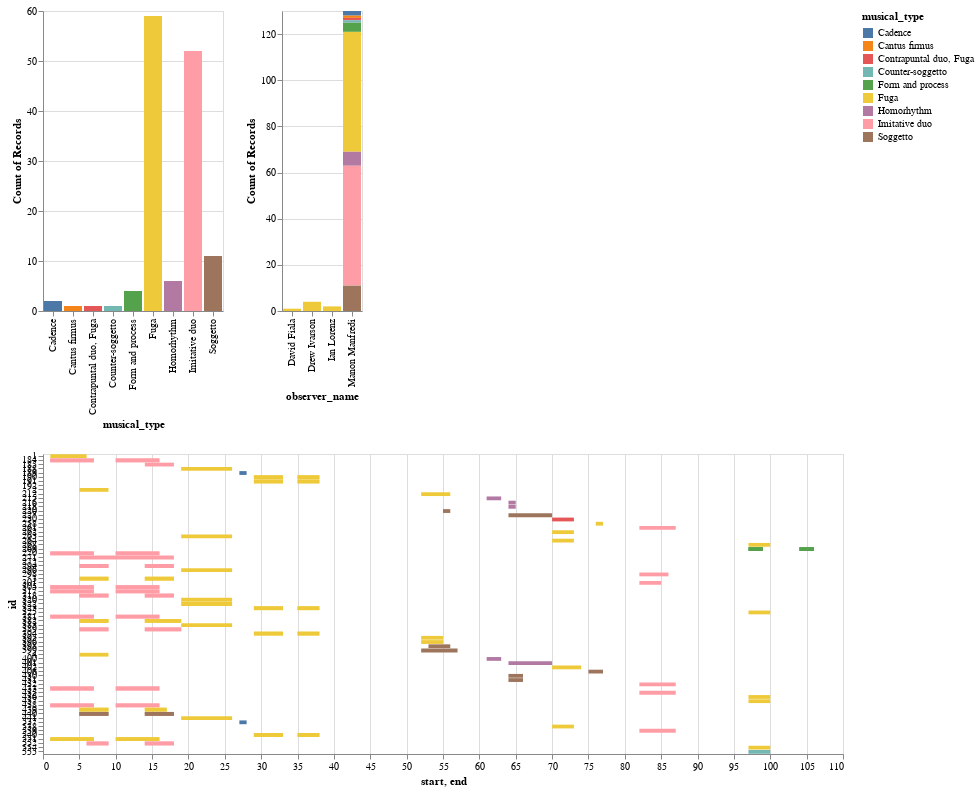

The notebook cell saved with this chart:
### Code cell
viz.plot_relationship_heatmap(df_relationships_0011, 'model_observation.ema', category1='musical_type', category0='observer.name', option=1, heat_map_width=800,
                              heat_map_height=300)[0]

### Figure 1 — Vega-Lite specification as saved in the notebook (floating-point values rounded to 4 significant figures; data arrays with more than 128 entries replaced by an {"elided": "..."} marker saying what was removed)
{"config": {"view": {"continuousWidth": 400, "continuousHeight": 300}}, "vconcat": [{"hconcat": [{"mark": "bar", "encoding": {"color": {"type": "nominal", "field": "musical_type"}, "opacity": {"condition": {"value": 1, "selection": {"or": ["selector001", "selector002"]}}, "value": 0.2}, "x": {"type": "nominal", "field": "musical_type"}, "y": {"type": "nominal", "aggregate": "count", "field": "musical_type"}}, "selection": {"selector002": {"type": "multi", "fields": ["musical_type"]}}}, {"mark": "bar", "encoding": {"color": {"type": "nominal", "field": "musical_type"}, "opacity": {"condition": {"value": 1, "selection": {"or": ["selector001", "selector002"]}}, "value": 0.2}, "x": {"type": "nominal", "field": "observer_name"}, "y": {"type": "nominal", "aggregate": "count", "field": "observer_name"}}, "selection": {"selector001": {"type": "multi", "fields": ["observer_name"]}}}]}, {"mark": "bar", "encoding": {"color": {"type": "nominal", "field": "musical_type"}, "opacity": {"condition": {"value": 1, "selection": {"or": ["selector001", "selector002"]}}, "value": 0.2}, "tooltip": [{"type": "nominal", "field": "url"}, {"type": "nominal", "field": "musical_type"}, {"type": "nominal", "field": "observer_name"}, {"type": "quantitative", "field": "start"}, {"type": "quantitative", "field": "end"}, {"type": "nominal", "field": "id"}], "x": {"type": "quantitative", "field": "start"}, "x2": {"field": "end"}, "y": {"type": "nominal", "field": "id"}}, "height": 300, "selection": {"selector001": {"type": "multi", "fields": ["observer_name"]}, "selector003": {"type": "interval", "bind": "scales", "encodings": ["x", "y"]}}, "width": 800}], "data": {"name": "data-492a59542c1b0c0e9e910971c423a2b4"}, "$schema": "https://vega.github.io/schema/vega-lite/v4.8.1.json", "datasets": {"data-492a59542c1b0c0e9e910971c423a2b4": {"elided": "137 records"}}}
